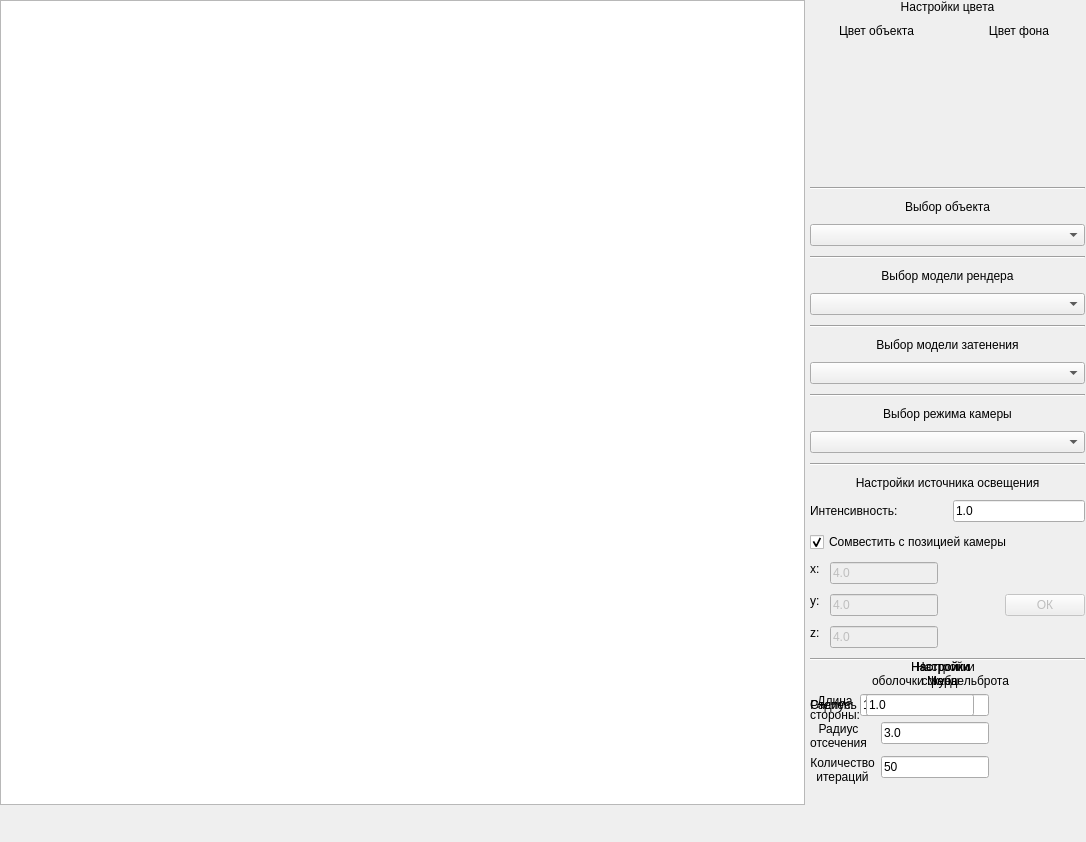
<?xml version="1.0" encoding="UTF-8"?>
<ui version="4.0">
 <class>MainWindow</class>
 <widget class="QMainWindow" name="MainWindow">
  <property name="geometry">
   <rect>
    <x>0</x>
    <y>0</y>
    <width>1086</width>
    <height>842</height>
   </rect>
  </property>
  <property name="windowTitle">
   <string>Оболочка Мандельброта</string>
  </property>
  <widget class="QWidget" name="centralwidget">
   <widget class="QGraphicsView" name="graphicsView">
    <property name="geometry">
     <rect>
      <x>0</x>
      <y>0</y>
      <width>805</width>
      <height>805</height>
     </rect>
    </property>
   </widget>
   <widget class="QWidget" name="verticalLayoutWidget">
    <property name="geometry">
     <rect>
      <x>810</x>
      <y>0</y>
      <width>275</width>
      <height>661</height>
     </rect>
    </property>
    <layout class="QVBoxLayout" name="menuLayout" stretch="0,0,0,0,0,0,0,0,0,0,0">
     <property name="spacing">
      <number>10</number>
     </property>
     <property name="sizeConstraint">
      <enum>QLayout::SetDefaultConstraint</enum>
     </property>
     <item>
      <layout class="QVBoxLayout" name="colorLayout">
       <item>
        <widget class="QLabel" name="colorSettingsLabel">
         <property name="sizePolicy">
          <sizepolicy hsizetype="Preferred" vsizetype="Fixed">
           <horstretch>0</horstretch>
           <verstretch>0</verstretch>
          </sizepolicy>
         </property>
         <property name="text">
          <string>Настройки цвета</string>
         </property>
         <property name="alignment">
          <set>Qt::AlignCenter</set>
         </property>
        </widget>
       </item>
       <item>
        <layout class="QHBoxLayout" name="colorTypesLayout">
         <item>
          <layout class="QVBoxLayout" name="objectColorLayout">
           <item>
            <widget class="QLabel" name="objectColorLabel">
             <property name="sizePolicy">
              <sizepolicy hsizetype="Minimum" vsizetype="Fixed">
               <horstretch>0</horstretch>
               <verstretch>0</verstretch>
              </sizepolicy>
             </property>
             <property name="text">
              <string>Цвет объекта</string>
             </property>
             <property name="alignment">
              <set>Qt::AlignCenter</set>
             </property>
            </widget>
           </item>
           <item alignment="Qt::AlignHCenter|Qt::AlignVCenter">
            <widget class="QPushButton" name="objectColor">
             <property name="minimumSize">
              <size>
               <width>50</width>
               <height>50</height>
              </size>
             </property>
             <property name="maximumSize">
              <size>
               <width>50</width>
               <height>50</height>
              </size>
             </property>
             <property name="autoFillBackground">
              <bool>true</bool>
             </property>
             <property name="text">
              <string/>
             </property>
             <property name="flat">
              <bool>true</bool>
             </property>
            </widget>
           </item>
          </layout>
         </item>
         <item>
          <layout class="QVBoxLayout" name="backgroundColorLayout">
           <item>
            <widget class="QLabel" name="backgroundColorLabel">
             <property name="sizePolicy">
              <sizepolicy hsizetype="Minimum" vsizetype="Fixed">
               <horstretch>0</horstretch>
               <verstretch>0</verstretch>
              </sizepolicy>
             </property>
             <property name="text">
              <string>Цвет фона</string>
             </property>
             <property name="alignment">
              <set>Qt::AlignCenter</set>
             </property>
            </widget>
           </item>
           <item alignment="Qt::AlignHCenter|Qt::AlignVCenter">
            <widget class="QPushButton" name="backgroundColor">
             <property name="sizePolicy">
              <sizepolicy hsizetype="Fixed" vsizetype="Fixed">
               <horstretch>0</horstretch>
               <verstretch>0</verstretch>
              </sizepolicy>
             </property>
             <property name="minimumSize">
              <size>
               <width>50</width>
               <height>50</height>
              </size>
             </property>
             <property name="maximumSize">
              <size>
               <width>50</width>
               <height>50</height>
              </size>
             </property>
             <property name="layoutDirection">
              <enum>Qt::LeftToRight</enum>
             </property>
             <property name="autoFillBackground">
              <bool>true</bool>
             </property>
             <property name="text">
              <string/>
             </property>
             <property name="flat">
              <bool>true</bool>
             </property>
            </widget>
           </item>
          </layout>
         </item>
        </layout>
       </item>
      </layout>
     </item>
     <item>
      <widget class="Line" name="line_5">
       <property name="orientation">
        <enum>Qt::Horizontal</enum>
       </property>
      </widget>
     </item>
     <item>
      <layout class="QVBoxLayout" name="objectSelectionLayout">
       <property name="sizeConstraint">
        <enum>QLayout::SetNoConstraint</enum>
       </property>
       <item>
        <widget class="QLabel" name="objectSelectionLabel">
         <property name="sizePolicy">
          <sizepolicy hsizetype="Minimum" vsizetype="Fixed">
           <horstretch>0</horstretch>
           <verstretch>0</verstretch>
          </sizepolicy>
         </property>
         <property name="text">
          <string>Выбор объекта</string>
         </property>
         <property name="alignment">
          <set>Qt::AlignCenter</set>
         </property>
        </widget>
       </item>
       <item>
        <widget class="QComboBox" name="objectSelectionMenu">
         <property name="frame">
          <bool>true</bool>
         </property>
        </widget>
       </item>
      </layout>
     </item>
     <item>
      <widget class="Line" name="line_3">
       <property name="orientation">
        <enum>Qt::Horizontal</enum>
       </property>
      </widget>
     </item>
     <item>
      <layout class="QVBoxLayout" name="renderSelectionLayout">
       <property name="sizeConstraint">
        <enum>QLayout::SetNoConstraint</enum>
       </property>
       <item>
        <widget class="QLabel" name="renderSelectionLabel">
         <property name="sizePolicy">
          <sizepolicy hsizetype="Minimum" vsizetype="Fixed">
           <horstretch>0</horstretch>
           <verstretch>0</verstretch>
          </sizepolicy>
         </property>
         <property name="text">
          <string>Выбор модели рендера</string>
         </property>
         <property name="alignment">
          <set>Qt::AlignCenter</set>
         </property>
        </widget>
       </item>
       <item>
        <widget class="QComboBox" name="renderSelectionMenu">
         <property name="frame">
          <bool>true</bool>
         </property>
        </widget>
       </item>
      </layout>
     </item>
     <item>
      <widget class="Line" name="line_6">
       <property name="orientation">
        <enum>Qt::Horizontal</enum>
       </property>
      </widget>
     </item>
     <item>
      <layout class="QVBoxLayout" name="shadingSelectionLayout">
       <property name="sizeConstraint">
        <enum>QLayout::SetNoConstraint</enum>
       </property>
       <item>
        <widget class="QLabel" name="shadingSelectionLabel">
         <property name="sizePolicy">
          <sizepolicy hsizetype="Minimum" vsizetype="Fixed">
           <horstretch>0</horstretch>
           <verstretch>0</verstretch>
          </sizepolicy>
         </property>
         <property name="text">
          <string>Выбор модели затенения</string>
         </property>
         <property name="alignment">
          <set>Qt::AlignCenter</set>
         </property>
        </widget>
       </item>
       <item>
        <widget class="QComboBox" name="shadingSelectionMenu">
         <property name="frame">
          <bool>true</bool>
         </property>
        </widget>
       </item>
      </layout>
     </item>
     <item>
      <widget class="Line" name="line_4">
       <property name="orientation">
        <enum>Qt::Horizontal</enum>
       </property>
      </widget>
     </item>
     <item>
      <layout class="QVBoxLayout" name="cameraSelectionLayout">
       <item>
        <widget class="QLabel" name="cameraSelectionLabel">
         <property name="sizePolicy">
          <sizepolicy hsizetype="Minimum" vsizetype="Fixed">
           <horstretch>0</horstretch>
           <verstretch>0</verstretch>
          </sizepolicy>
         </property>
         <property name="text">
          <string>Выбор режима камеры</string>
         </property>
         <property name="alignment">
          <set>Qt::AlignCenter</set>
         </property>
        </widget>
       </item>
       <item>
        <widget class="QComboBox" name="cameraSelectionMenu">
         <property name="frame">
          <bool>true</bool>
         </property>
        </widget>
       </item>
      </layout>
     </item>
     <item>
      <layout class="QVBoxLayout" name="lightSettingsLayout">
       <property name="sizeConstraint">
        <enum>QLayout::SetFixedSize</enum>
       </property>
       <item>
        <widget class="Line" name="line_2">
         <property name="orientation">
          <enum>Qt::Horizontal</enum>
         </property>
        </widget>
       </item>
       <item>
        <widget class="QLabel" name="lightSettingsLabel">
         <property name="sizePolicy">
          <sizepolicy hsizetype="Minimum" vsizetype="Fixed">
           <horstretch>0</horstretch>
           <verstretch>0</verstretch>
          </sizepolicy>
         </property>
         <property name="text">
          <string>Настройки источника освещения</string>
         </property>
         <property name="alignment">
          <set>Qt::AlignCenter</set>
         </property>
        </widget>
       </item>
       <item>
        <layout class="QHBoxLayout" name="intensityLayout">
         <item>
          <widget class="QLabel" name="intensityLabel">
           <property name="sizePolicy">
            <sizepolicy hsizetype="Minimum" vsizetype="Fixed">
             <horstretch>0</horstretch>
             <verstretch>0</verstretch>
            </sizepolicy>
           </property>
           <property name="text">
            <string>Интенсивность: </string>
           </property>
          </widget>
         </item>
         <item>
          <widget class="QLineEdit" name="intensityLineEdit">
           <property name="sizePolicy">
            <sizepolicy hsizetype="Minimum" vsizetype="Fixed">
             <horstretch>0</horstretch>
             <verstretch>0</verstretch>
            </sizepolicy>
           </property>
           <property name="text">
            <string>1.0</string>
           </property>
          </widget>
         </item>
        </layout>
       </item>
       <item>
        <widget class="QCheckBox" name="lightCamCheckBox">
         <property name="text">
          <string>Сомвестить с позицией камеры</string>
         </property>
         <property name="checked">
          <bool>true</bool>
         </property>
        </widget>
       </item>
       <item>
        <layout class="QHBoxLayout" name="horizontalLayout_2">
         <property name="sizeConstraint">
          <enum>QLayout::SetFixedSize</enum>
         </property>
         <item>
          <layout class="QFormLayout" name="lightPosLayout">
           <property name="sizeConstraint">
            <enum>QLayout::SetDefaultConstraint</enum>
           </property>
           <property name="fieldGrowthPolicy">
            <enum>QFormLayout::FieldsStayAtSizeHint</enum>
           </property>
           <property name="rowWrapPolicy">
            <enum>QFormLayout::DontWrapRows</enum>
           </property>
           <item row="1" column="0">
            <widget class="QLabel" name="lightXLabel">
             <property name="sizePolicy">
              <sizepolicy hsizetype="Minimum" vsizetype="Fixed">
               <horstretch>0</horstretch>
               <verstretch>0</verstretch>
              </sizepolicy>
             </property>
             <property name="text">
              <string>x:</string>
             </property>
            </widget>
           </item>
           <item row="1" column="1">
            <widget class="QLineEdit" name="lightXEdit">
             <property name="enabled">
              <bool>false</bool>
             </property>
             <property name="sizePolicy">
              <sizepolicy hsizetype="Minimum" vsizetype="Fixed">
               <horstretch>0</horstretch>
               <verstretch>0</verstretch>
              </sizepolicy>
             </property>
             <property name="text">
              <string>4.0</string>
             </property>
             <property name="readOnly">
              <bool>false</bool>
             </property>
            </widget>
           </item>
           <item row="2" column="0">
            <widget class="QLabel" name="lightYLabel">
             <property name="sizePolicy">
              <sizepolicy hsizetype="Minimum" vsizetype="Fixed">
               <horstretch>0</horstretch>
               <verstretch>0</verstretch>
              </sizepolicy>
             </property>
             <property name="text">
              <string>y:</string>
             </property>
            </widget>
           </item>
           <item row="2" column="1">
            <widget class="QLineEdit" name="lightYEdit">
             <property name="enabled">
              <bool>false</bool>
             </property>
             <property name="sizePolicy">
              <sizepolicy hsizetype="Minimum" vsizetype="Fixed">
               <horstretch>0</horstretch>
               <verstretch>0</verstretch>
              </sizepolicy>
             </property>
             <property name="text">
              <string>4.0</string>
             </property>
            </widget>
           </item>
           <item row="3" column="0">
            <widget class="QLabel" name="lightZLabel">
             <property name="sizePolicy">
              <sizepolicy hsizetype="Minimum" vsizetype="Fixed">
               <horstretch>0</horstretch>
               <verstretch>0</verstretch>
              </sizepolicy>
             </property>
             <property name="text">
              <string>z:</string>
             </property>
            </widget>
           </item>
           <item row="3" column="1">
            <widget class="QLineEdit" name="lightZEdit">
             <property name="enabled">
              <bool>false</bool>
             </property>
             <property name="sizePolicy">
              <sizepolicy hsizetype="Minimum" vsizetype="Fixed">
               <horstretch>0</horstretch>
               <verstretch>0</verstretch>
              </sizepolicy>
             </property>
             <property name="text">
              <string>4.0</string>
             </property>
            </widget>
           </item>
          </layout>
         </item>
         <item>
          <widget class="QPushButton" name="changeLightPosButton">
           <property name="enabled">
            <bool>false</bool>
           </property>
           <property name="sizePolicy">
            <sizepolicy hsizetype="Fixed" vsizetype="Fixed">
             <horstretch>0</horstretch>
             <verstretch>0</verstretch>
            </sizepolicy>
           </property>
           <property name="text">
            <string>ОК</string>
           </property>
          </widget>
         </item>
        </layout>
       </item>
      </layout>
     </item>
     <item>
      <widget class="Line" name="line">
       <property name="orientation">
        <enum>Qt::Horizontal</enum>
       </property>
      </widget>
     </item>
    </layout>
   </widget>
   <widget class="QWidget" name="mandelbulbLayout" native="true">
    <property name="enabled">
     <bool>true</bool>
    </property>
    <property name="geometry">
     <rect>
      <x>810</x>
      <y>660</y>
      <width>261</width>
      <height>161</height>
     </rect>
    </property>
    <layout class="QVBoxLayout" name="verticalLayout">
     <item>
      <widget class="QLabel" name="mandelbulbSettingsLabel">
       <property name="sizePolicy">
        <sizepolicy hsizetype="Preferred" vsizetype="Fixed">
         <horstretch>0</horstretch>
         <verstretch>0</verstretch>
        </sizepolicy>
       </property>
       <property name="text">
        <string>Настройки
оболочки Мандельброта</string>
       </property>
       <property name="alignment">
        <set>Qt::AlignCenter</set>
       </property>
      </widget>
     </item>
     <item>
      <layout class="QFormLayout" name="mandelbulbSettingsForm">
       <property name="fieldGrowthPolicy">
        <enum>QFormLayout::FieldsStayAtSizeHint</enum>
       </property>
       <item row="0" column="0">
        <widget class="QLabel" name="mandelbulbPowerLabel">
         <property name="sizePolicy">
          <sizepolicy hsizetype="Preferred" vsizetype="Preferred">
           <horstretch>0</horstretch>
           <verstretch>0</verstretch>
          </sizepolicy>
         </property>
         <property name="text">
          <string>Степень</string>
         </property>
         <property name="alignment">
          <set>Qt::AlignCenter</set>
         </property>
        </widget>
       </item>
       <item row="1" column="0">
        <widget class="QLabel" name="mandelbulbRadLabel">
         <property name="text">
          <string>Радиус
отсечения</string>
         </property>
         <property name="alignment">
          <set>Qt::AlignCenter</set>
         </property>
        </widget>
       </item>
       <item row="1" column="1">
        <widget class="QLineEdit" name="mandelbulbRadLE">
         <property name="text">
          <string>3.0</string>
         </property>
        </widget>
       </item>
       <item row="2" column="0">
        <widget class="QLabel" name="mandelbulbItersLabel">
         <property name="text">
          <string>Количество
итераций</string>
         </property>
         <property name="alignment">
          <set>Qt::AlignCenter</set>
         </property>
        </widget>
       </item>
       <item row="2" column="1">
        <widget class="QLineEdit" name="mandelbulbItersLE">
         <property name="text">
          <string>50</string>
         </property>
        </widget>
       </item>
       <item row="0" column="1">
        <widget class="QLineEdit" name="mandelbulbPowerLE">
         <property name="text">
          <string>8.0</string>
         </property>
        </widget>
       </item>
      </layout>
     </item>
    </layout>
   </widget>
   <widget class="QWidget" name="sphereLayout" native="true">
    <property name="enabled">
     <bool>true</bool>
    </property>
    <property name="geometry">
     <rect>
      <x>810</x>
      <y>660</y>
      <width>261</width>
      <height>161</height>
     </rect>
    </property>
    <layout class="QVBoxLayout" name="verticalLayout_4">
     <item>
      <widget class="QLabel" name="sphereSettingsLabel">
       <property name="sizePolicy">
        <sizepolicy hsizetype="Preferred" vsizetype="Fixed">
         <horstretch>0</horstretch>
         <verstretch>0</verstretch>
        </sizepolicy>
       </property>
       <property name="text">
        <string>Настройки
сферы</string>
       </property>
       <property name="alignment">
        <set>Qt::AlignCenter</set>
       </property>
      </widget>
     </item>
     <item>
      <layout class="QFormLayout" name="sphereSettingsForm">
       <property name="fieldGrowthPolicy">
        <enum>QFormLayout::FieldsStayAtSizeHint</enum>
       </property>
       <item row="0" column="0">
        <widget class="QLabel" name="sphereRadiusLabel">
         <property name="sizePolicy">
          <sizepolicy hsizetype="Preferred" vsizetype="Preferred">
           <horstretch>0</horstretch>
           <verstretch>0</verstretch>
          </sizepolicy>
         </property>
         <property name="text">
          <string>Радиус:</string>
         </property>
         <property name="alignment">
          <set>Qt::AlignCenter</set>
         </property>
        </widget>
       </item>
       <item row="0" column="1">
        <widget class="QLineEdit" name="sphereRadiusLE">
         <property name="text">
          <string>1.0</string>
         </property>
        </widget>
       </item>
      </layout>
     </item>
    </layout>
   </widget>
   <widget class="QWidget" name="cubeLayout" native="true">
    <property name="enabled">
     <bool>true</bool>
    </property>
    <property name="geometry">
     <rect>
      <x>810</x>
      <y>660</y>
      <width>271</width>
      <height>91</height>
     </rect>
    </property>
    <layout class="QVBoxLayout" name="verticalLayout_5">
     <item>
      <widget class="QLabel" name="cubeSettingsLabel">
       <property name="sizePolicy">
        <sizepolicy hsizetype="Preferred" vsizetype="Fixed">
         <horstretch>0</horstretch>
         <verstretch>0</verstretch>
        </sizepolicy>
       </property>
       <property name="text">
        <string>Настройки
куба</string>
       </property>
       <property name="alignment">
        <set>Qt::AlignCenter</set>
       </property>
      </widget>
     </item>
     <item>
      <layout class="QFormLayout" name="cubeSettingsForm">
       <property name="fieldGrowthPolicy">
        <enum>QFormLayout::FieldsStayAtSizeHint</enum>
       </property>
       <item row="0" column="0">
        <widget class="QLabel" name="cubeSideLabel">
         <property name="sizePolicy">
          <sizepolicy hsizetype="Preferred" vsizetype="Preferred">
           <horstretch>0</horstretch>
           <verstretch>0</verstretch>
          </sizepolicy>
         </property>
         <property name="text">
          <string>Длина
стороны:</string>
         </property>
         <property name="alignment">
          <set>Qt::AlignCenter</set>
         </property>
        </widget>
       </item>
       <item row="0" column="1">
        <widget class="QLineEdit" name="cubeSideLE">
         <property name="text">
          <string>1.0</string>
         </property>
        </widget>
       </item>
      </layout>
     </item>
    </layout>
   </widget>
  </widget>
  <widget class="QMenuBar" name="menubar">
   <property name="geometry">
    <rect>
     <x>0</x>
     <y>0</y>
     <width>1086</width>
     <height>24</height>
    </rect>
   </property>
  </widget>
 </widget>
 <resources/>
 <connections/>
</ui>
